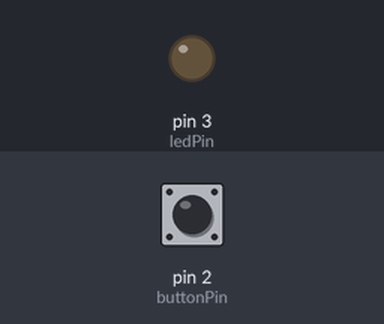
Bench run of a sketch on a simulated Arduino Uno, built with avr-gcc and run on an emulated ATmega328P. Parts: output pins drawn as LEDs (lit = HIGH). The inputs (shaded band) are chosen by the test bench; at power-on: pin 2 (buttonPin) HIGH.

Above: at 1.2 s.
1.3 s: pin 2 (buttonPin) pulled LOW for 0.15 s
At 1.7 s:
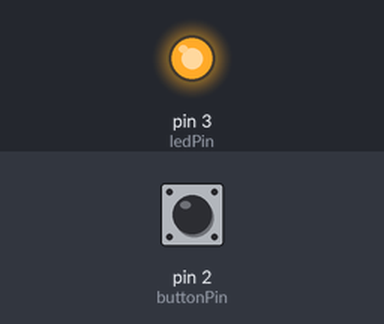
Timing chart, 0 to 7.8 s (numbered marks = the images above; inputs shaded):
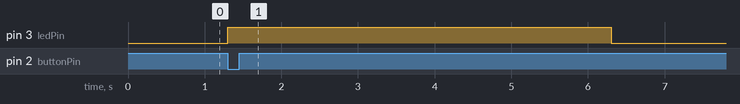

The sketch:

Tp3_Minuterie_De_Cage_Ecalier.ino
```cpp
const int buttonPin = 2;
const int ledPin = 3;

void setup() {
  pinMode(ledPin, OUTPUT);
  pinMode(buttonPin, INPUT_PULLUP);
}

void loop() {
  // Lecture de l'état du bouton
  int buttonState = digitalRead(buttonPin);

  if (buttonState == LOW) {
    digitalWrite(ledPin, HIGH); // Allumer la LED
    delay(5000);
    digitalWrite(ledPin, LOW); // Éteindre la LED
  }
}
```

Measured:
- after the input at 1.3 s, pin 3 (ledPin): LOW → HIGH at once, → LOW 5.0 s later
